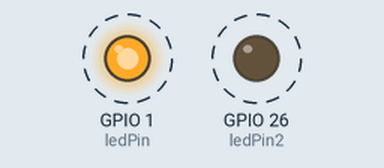
Recording of a sketch running on a simulated ESP32. Shown: output pins drawn as LEDs (lit = HIGH). Dashed ring = blinking.

Above: at 0.2 s.
Timing chart, 0 to 3.0 s (numbered marks = the images above):
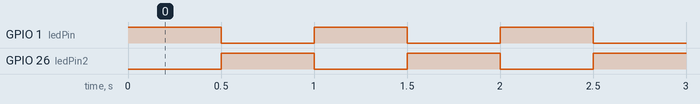

The sketch:

lab1_ledblink.ino
```cpp
const int ledPin = 1;
const int ledPin2 = 26;
//1 2 4
void setup() {

  pinMode(ledPin, OUTPUT);
  pinMode(ledPin2, OUTPUT);
}

void loop() {
  digitalWrite(ledPin, HIGH);
  digitalWrite(ledPin2, LOW);
  delay(500);
  digitalWrite(ledPin, LOW);
  digitalWrite(ledPin2, HIGH);
  delay(500);
}
```

Measured:
- by itself, GPIO 1 (ledPin), GPIO 26 (ledPin2): alternates HIGH for 0.50 s and LOW for 0.50 s
